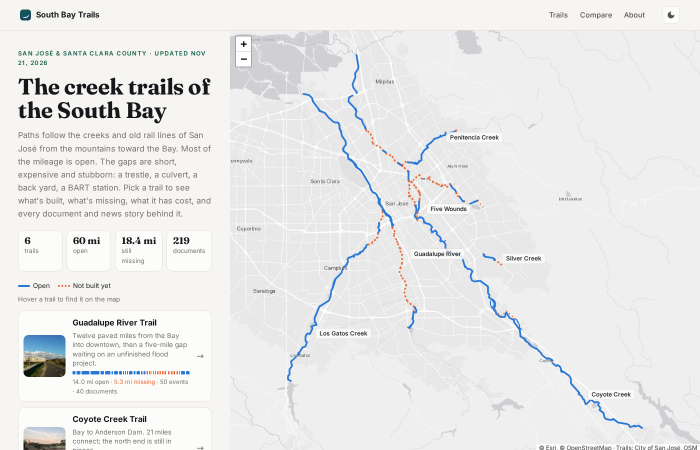
#> input picture shots_all_hub.png, 1400 x 900 px (shown at 1/2 size)
$ python -i make_figure.py   (imports and definitions only)
#> lines starting #> are read from the running program, lines starting #| are printed output that depends on the picture; after the words box and inside, x2 and y2 are one past the last pixel; in counts of white or black regions, pixels touching at a corner belong together
#!/usr/bin/env python3
"""Cut a plan sheet / map out of a PDF page into img/schematics/<key>.jpg (+ _thumb.jpg).

    python3 scripts/make_figure.py SOURCE.pdf PAGE KEY [--dpi 120] [--crop x0 y0 x1 y1]

--crop takes fractions of the page (0–1), e.g. --crop 0.02 0.05 0.98 0.41 for the top
third. Without --crop the page is trimmed to its non-white content. Needs pdftoppm
(poppler) and Pillow. Then add an entry to SCHEMATICS (and SCH_GROUPS) in data/geo.js.
"""
import argparse, os, subprocess, sys, tempfile
from PIL import Image, ImageChops

OUT = os.environ.get("FIG_OUT") or os.path.join(os.path.dirname(os.path.abspath(__file__)), "..", "img", "schematics")

def trim(im, pad=12):
    d = ImageChops.difference(im, Image.new("RGB", im.size, (255, 255, 255))).convert("L").point(lambda v: 255 if v > 30 else 0)
    bb = d.getbbox() or (0, 0, im.width, im.height)
    return im.crop((max(0, bb[0] - pad), max(0, bb[1] - pad), min(im.width, bb[2] + pad), min(im.height, bb[3] + pad)))

def main():
    ap = argparse.ArgumentParser()
    ap.add_argument("pdf"); ap.add_argument("page", type=int); ap.add_argument("key")
    ap.add_argument("--dpi", type=int, default=120); ap.add_argument("--crop", type=float, nargs=4)
    a = ap.parse_args()
    with tempfile.TemporaryDirectory() as t:
        subprocess.run(["pdftoppm", "-f", str(a.page), "-l", str(a.page), "-r", str(a.dpi), "-png", a.pdf, f"{t}/p"], check=True)
        im = Image.open(os.path.join(t, sorted(os.listdir(t))[0])).convert("RGB")
    if a.crop:
        x0, y0, x1, y1 = a.crop
        im = im.crop((int(x0 * im.width), int(y0 * im.height), int(x1 * im.width), int(y1 * im.height)))
    im = trim(im)
    os.makedirs(OUT, exist_ok=True)
    full = im.copy(); full.thumbnail((1800, 1800)); full.save(f"{OUT}/{a.key}.jpg", quality=80, optimize=True, progressive=True)
    th = im.copy(); th.thumbnail((560, 560)); th.save(f"{OUT}/{a.key}_thumb.jpg", quality=76, optimize=True)
    print(f"wrote img/schematics/{a.key}.jpg {full.size} and _thumb.jpg")

# [2 lines not run here, left out]

>>> from PIL import Image
>>> picture = Image.open('../shots_all_hub.png')
#> picture is the input picture: PIL image 1400x900 RGB; mean R, G, B 233.6, 233.9, 233.4
>>> result = trim(picture)
#> in trim, `d = ImageChops.difference(im, Image.new("RGB", im.size, (255, 255, 255..`:
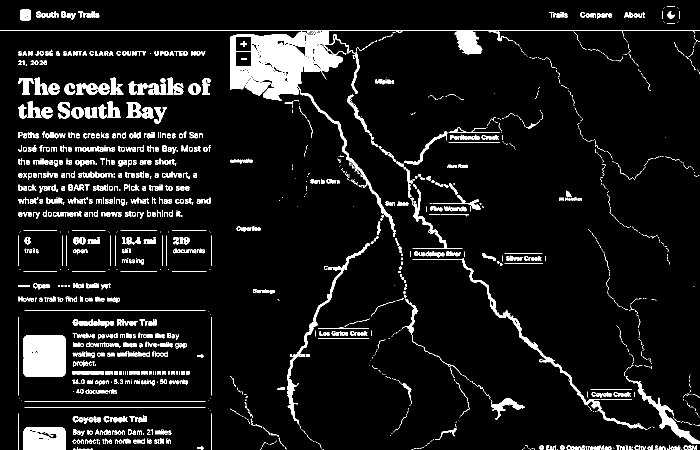
#> d: PIL image 1400x900 L (shown at 1/2 size); 7.9% white; 1467 white regions (713 under 20 px), largest, box (x1, y1, x2, y2) and area: (0, 60, 1400, 474) 24234, (47, 670, 131, 754) 6933, (47, 854, 131, 900) 3521
#> in trim, `bb = d.getbbox() or (0, 0, im.width, im.height)`: bb = (0, 12, 1400, 900)
